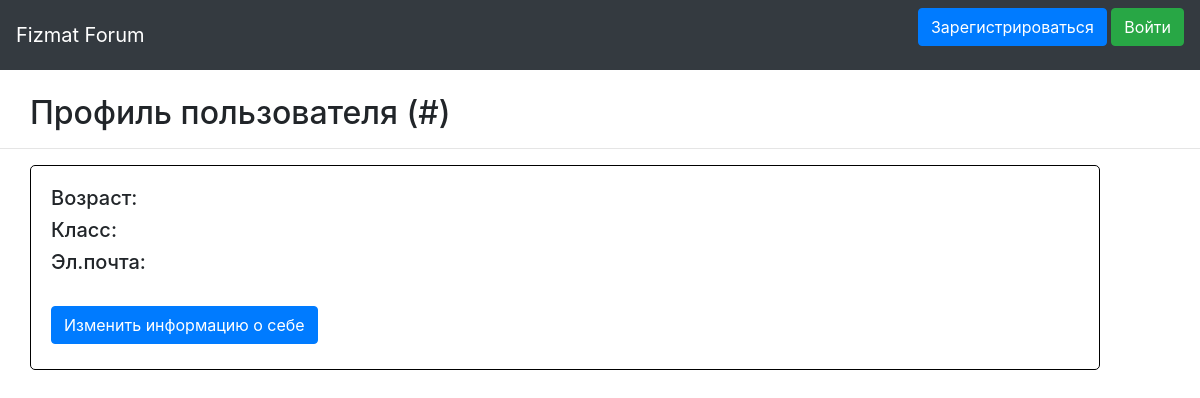
/profile/2, run on an earlier commit of the app's database.
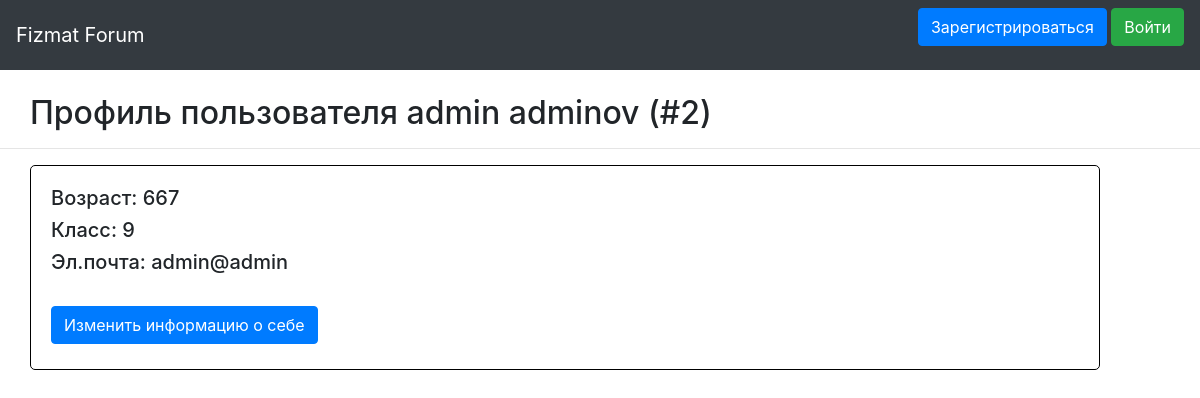
And on a later commit of the database.
### data/users.py (models this page shows, shortened)
class User(SqlAlchemyBase, UserMixin, SerializerMixin):
    __tablename__ = 'users'
    id = sqlalchemy.Column(sqlalchemy.Integer, primary_key=True, autoincrement=True)
    surname = sqlalchemy.Column(sqlalchemy.String, nullable=False)
    name = sqlalchemy.Column(sqlalchemy.String, nullable=False)
    age = sqlalchemy.Column(sqlalchemy.Integer, nullable=False)
    grade = sqlalchemy.Column(sqlalchemy.Integer, nullable=False)
    email = sqlalchemy.Column(sqlalchemy.String, index=True, unique=True, nullable=False)
    hashed_password = sqlalchemy.Column(sqlalchemy.String)

### main.py (the view)
@app.route('/profile/<uid>')
def profile(uid):
    session = db_session.create_session()
    return render_template('profile.html', user=session.query(User).filter(User.id == uid).first())

### data/db_session.py (called while the page is built)
def create_session() -> Session:
    global __factory
    return __factory()

### templates/profile.html
{% extends "base.html" %}
{% block content %}
<br/>
<h2 align="left" style="margin-left: 30px;">Профиль пользователя {{ user.name }} {{ user.surname }} (#{{ user.id }})</h2>
<hr/>
<div class="profile">
    <h5>Возраст: {{ user.age }}</h5>
    <h5>Класс: {{ user.grade }}</h5>
    <h5>Эл.почта: {{ user.email }}</h5>
    <br/>
    <a class="btn btn-primary" style="color: #fff;">Изменить информацию о себе</a>
</div>
{% endblock %}

### templates/base.html (shortened to what this page needs)
<!DOCTYPE html>
<html lang="en">
<head>
                    <link rel="stylesheet"
                    href="https://stackpath.bootstrapcdn.com/bootstrap/4.4.1/css/bootstrap.min.css"
>
    <link rel="stylesheet" href="/static/css/style.css">
</head>
<body>
    <nav class="navbar navbar-dark bg-dark">
        <a class="navbar-brand" href="/">Fizmat Forum</a>
                {% if current_user.is_authenticated %}
                    <span>
                        <a target="_blank" class="navbar-brand" href="/profile/{{current_user.id}}">{{ current_user.name }} {{ current_user.surname }}</a>
                        <a class="btn btn-light" href="/logout">Выйти</a>
                    </span>
                {% else %}
                    <p>
                        <a class="btn btn-primary " href="/register">Зарегистрироваться</a>
                        <a class="btn btn-success" href="/login">Войти</a>
                    </p>
                {% endif %}
    </nav>
{% block content %}{% endblock %}
</body>
</html>

### static/css/style.css (style rules this page uses)
.profile { margin-left: 30px; margin-right: 100px; border: solid 1px black; border-radius: 5px; padding-top: 20px; padding-bottom: 25px; padding-left: 20px; }

What changed in the data, as far as the page shows it:
added User: name "admin", surname "adminov", id "2", age "667", grade "9", email "admin@admin"
